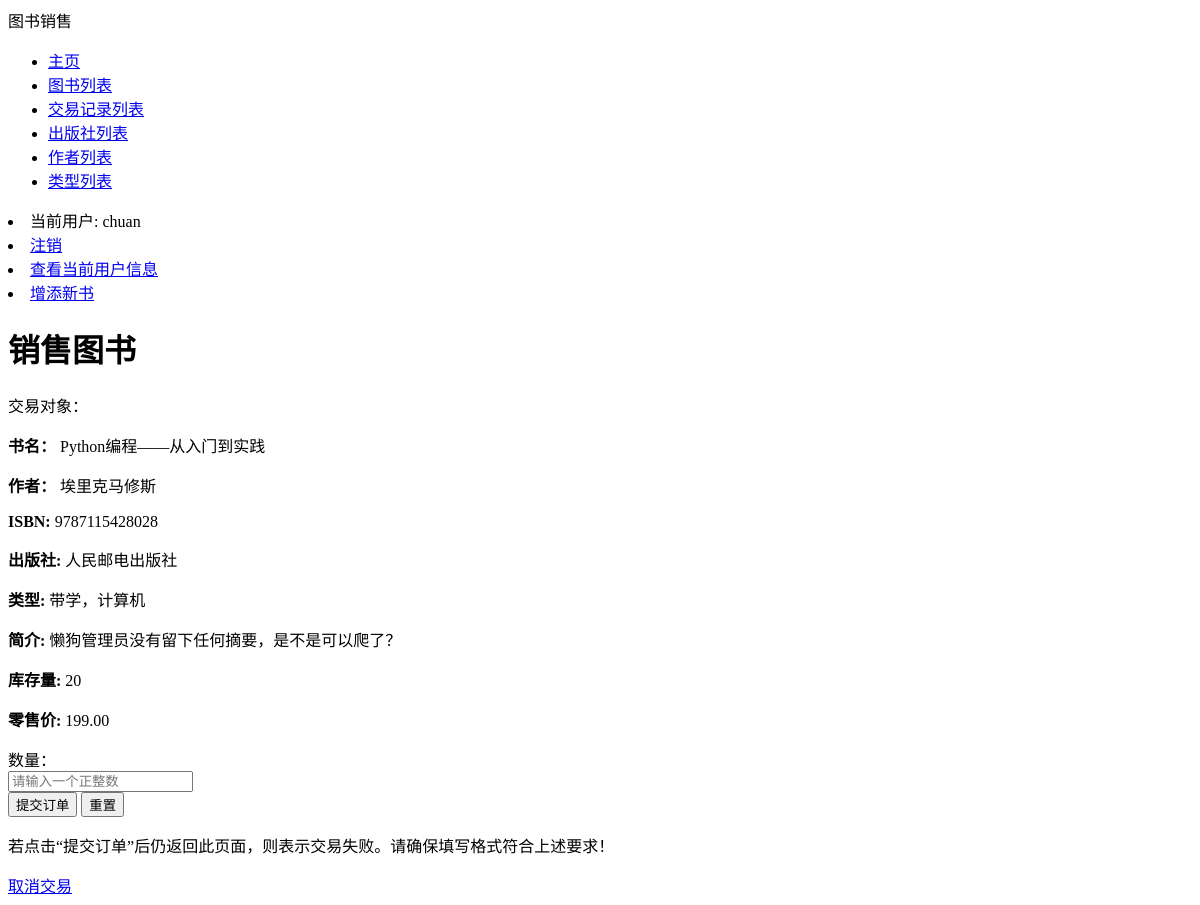
/bookstore/books/4/sell/ (signed in), run on an earlier commit of the app's database.
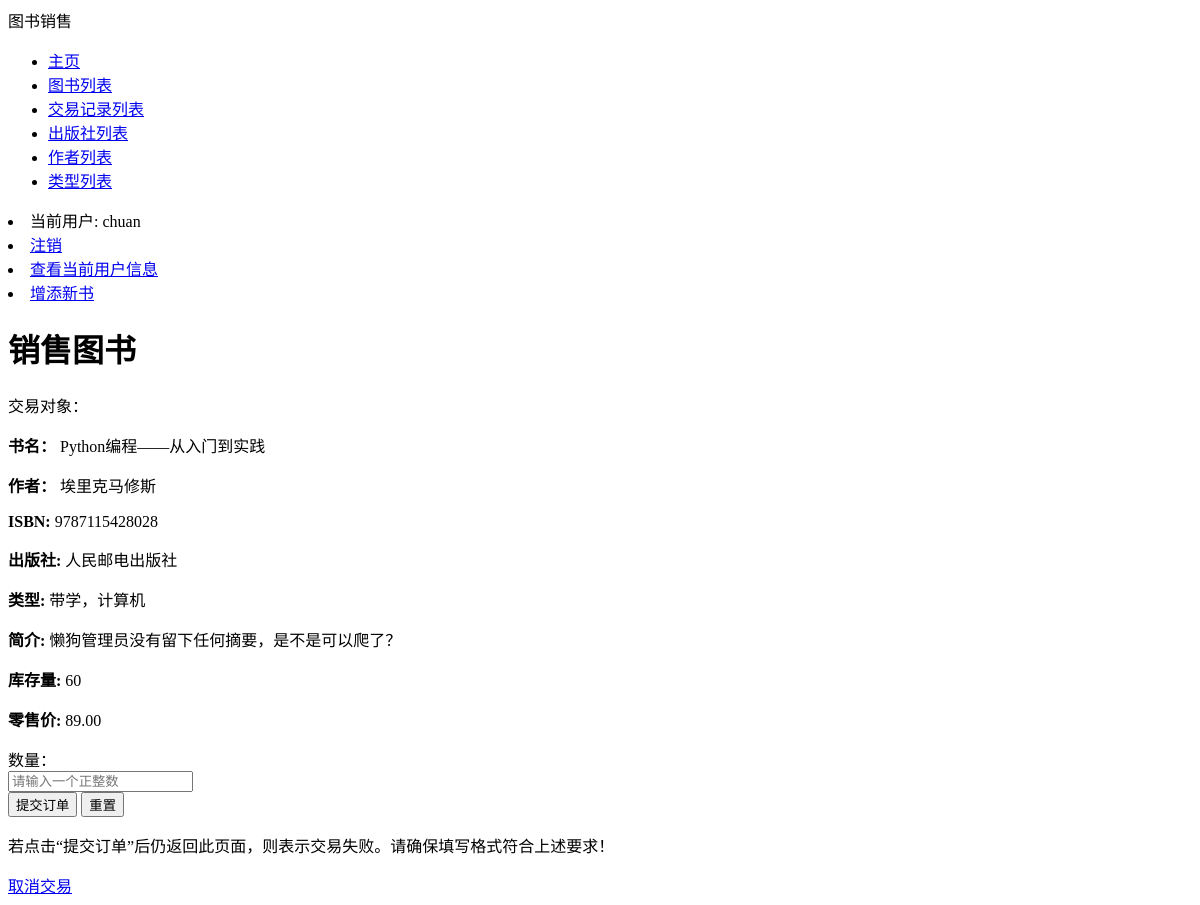
And on a later commit of the database.
### bookstore/models.py (models this page shows, shortened)
class Book(models.Model):
    ISBN = models.CharField(max_length=13, verbose_name='ISBN号', help_text='请输入纯数字ISBN（不带横杠）', validators=
                            [vl.RegexValidator(regex='^\d{13}$', message='请确保ISBN格式正确！')])
    name = models.CharField(max_length=50, verbose_name='书名')
    language = models.CharField(max_length=10, verbose_name='语言', default='汉语')
    author = models.ManyToManyField(Author, verbose_name='作者')
    publisher = models.ForeignKey(Publisher, on_delete=models.DO_NOTHING, verbose_name='出版社')
    price = models.DecimalField(max_digits=5, decimal_places=2, verbose_name='售价', validators=
                                [vl.MaxValueValidator(999.99, message='最高999.99元'),
                                 vl.MinValueValidator(0.01, message='最低0.01元')])
    inventory = models.IntegerField(verbose_name='当前库存', validators=[vl.MinValueValidator(0)], default=0)
    category = models.ManyToManyField(Category, verbose_name='类别')
    summary = models.CharField(max_length=100, verbose_name='简介', default='懒狗管理员没有留下任何摘要，是不是可以爬了？')
    class Meta:
        verbose_name = '图书信息'
        verbose_name_plural = '图书信息'
        ordering = ['name', 'publisher', ]
    def get_author(self):
        return '，'.join([a.name for a in self.author.order_by('name')])
    def get_category(self):
        return '，'.join([c.name for c in self.category.order_by('name')])

class Author(models.Model):
    name = models.CharField(max_length=30, verbose_name='作者姓名')
    class Meta:
        verbose_name = '作者'
        verbose_name_plural = '作者'
        ordering = ['name', ]

class Publisher(models.Model):
    name = models.CharField(max_length=30, verbose_name='出版社')
    class Meta:
        verbose_name = '出版社'
        verbose_name_plural = '出版社'
        ordering = ['name', ]
    def __str__(self):
        return self.name

class Category(models.Model):
    name = models.CharField(max_length=10, verbose_name='类别')
    class Meta:
        verbose_name = '类别'
        verbose_name_plural = '类别'
        ordering = ['name', ]

### bookstore/views.py (the view, shortened to what this page needs)
# urls.py: path('books/<int:bid>/sell/', views.sell_book, name='sellbook'),
@login_required
def sell_book(request, bid):
    admin = Admin.objects.get(user=request.user)
    targ = Book.objects.get(id=bid)
    return render(request, 'bookstore/sell_book.html', {'form': SellForm(), 'book': targ, 'admin':admin})

### bookstore/forms.py
class SellForm(forms.Form):
    amount = forms.IntegerField(label='数量', min_value=1)

### bookstore/templates/bookstore/sell_book.html (shortened to what this page needs)
{% extends "base.html" %}
{% block content %}
    <form method="POST" role="form" class="form-horizontal">
        <h1>销售图书</h1>
        <p>交易对象：</p>
        <p><strong>书名：</strong> {{ book.name }}</p>
        <p><strong>作者：</strong> {{ book.get_author }}</p>
        <p><strong>ISBN:</strong> {{ book.ISBN }}</p>
        <p><strong>出版社:</strong> {{ book.publisher }}</p>
        <p><strong>类型:</strong> {{ book.get_category }}</p>
        <p><strong>简介:</strong> {{ book.summary }}</p>
        <p><strong>库存量:</strong> {{ book.inventory }}</p>
        <p><strong>零售价:</strong> {{ book.price }}</p>
        <div class="form-group">
            <label for="id_amount" class="col-md-3 control-label">数量：</label>
            <div class="col-md-9">
                <input type="text" class="form-control" id="id_amount" required name="amount" placeholder="请输入一个正整数">
            </div>
        </div>
        <div class="form-group">
            <div class="col-md-4 col-md-offset-4">
                <button class="btn btn btn-primary btn-block" type="submit">提交订单</button>
                <button class="btn btn btn-primary btn-block" type="reset">重置</button>
            </div>
        </div>
    </form>
    <p>若点击“提交订单”后仍返回此页面，则表示交易失败。请确保填写格式符合上述要求！</p>
    <a href="{% url 'related_transaction' book.id %}">取消交易</a>
{% endblock %}

What changed in the data, as far as the page shows it:
changed Book "Python编程——从入门到实践": inventory "20" → "60"; price "199.00" → "89.00"
